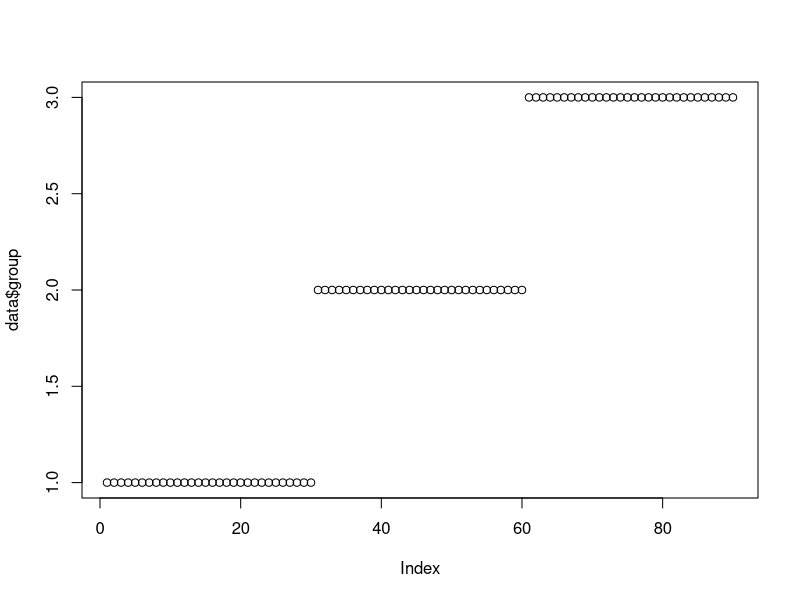

The R script that drew this image:
setwd("D:/example")
#读取disc中数据
data<-read.csv("./disc.csv")
names(data)
#disc数据分类指标三个类别：group-1代表上升，group-2代表稳定，group-3代表下降
#其他指标：企业规模（is）、服务(se)、雇员工资比例(sa)、利润增长(prr)、
#市场份额(ms)、市场份额增长(msr)、流动资金比例(cp)、资金周转速度(cs)
summary(data)
plot(data$group) #向上

#LDA线性判别分析
#lda()函数
library(MASS)
#十折交叉验证
#install.packages("caret")
library("caret")
folds<-createFolds(y=data$group,k=10)#根据data$group把数据集切分成10等份
re<-{}
for(i in 1:10){
  train_input<-data[-folds[[i]],2:9]
  train_output<-data[-folds[[i]],1]
  test_input<-data[folds[[i]],2:9]
  test_output<-data[folds[[i]],1]
  lda.fit<-lda(group~.,data = data,
               subset = -folds[[i]])
  lda.pred<-predict(lda.fit,test_input)
  lda.class<-lda.pred$class
  #mean(lda.class==test_output)
  re=c(re,mean(lda.class==test_output))
}
mean(re)#取k折交叉验证结果的均值作为评判模型准确率的结果

lda.fit
#输出的项目
#1.训练集中上升和下降的比重
#2.在分类的各种情况下预测变量的均值
#3.组合判断系数
names(lda.pred)
#class:predict result
#posterior:k列表示属于第k类的后验概率
#x：线性判别
table(lda.class,test_output)

lda.pred$x
#线性判别的结果为x，转化为各类的概率为posterior，最后的分类为class

#K近邻，KNN只有一个简单的命令做预测，需要输入四个参数
#1)训练数据相关的预测变量矩阵，train.x
#2)测试数据相关的预测变量矩阵，test.X
#3)训练观测类标签的向量，train.Direction
#4)K的值
library(class)
#10折
set.seed(34)
knn_re<-{}
for(i in 1:10){
  train_input<-data[-folds[[i]],2:9]
  train_output<-data[-folds[[i]],1]
  test_input<-data[folds[[i]],2:9]
  test_output<-data[folds[[i]],1]
  knn.pred<-knn(train_input,test_input,train_output,k=1)
  #mean(lda.class==test_output)
  knn_re=c(knn_re,mean(knn.pred==test_output))
}
mean(knn_re)#取k折交叉验证结果的均值作为评判模型准确率的结果

table(knn.pred,test_output)
mean(knn.pred==test_output)
